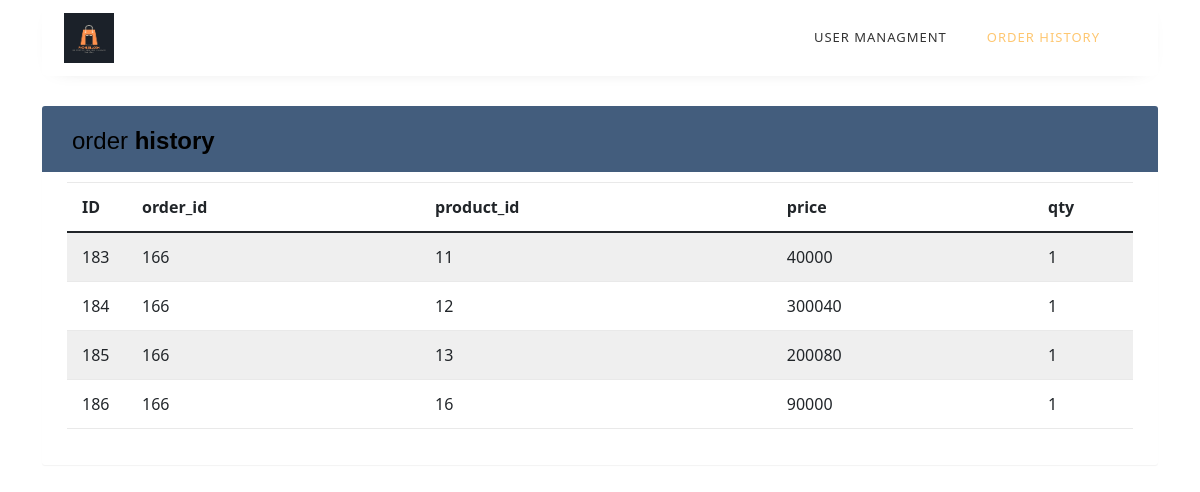
The app's page /order_details.php?id=166 with its own data.
### tables this page shows
CREATE TABLE `order_details` (
  `id` int(11) NOT NULL,
  `order_id` int(11) NOT NULL,
  `product_id` int(11) NOT NULL,
  `price` int(11) NOT NULL,
  `qty` int(11) NOT NULL
);

### order_details.php (the view, shortened to what this page needs)
<?php
include 'config.php';
?>
<!doctype html>
<html lang="en">
<head>
	<link rel="stylesheet" href="https://stackpath.bootstrapcdn.com/font-awesome/4.7.0/css/font-awesome.min.css">
	<link rel="stylesheet" href="css/style.css">
</head>
<body>
	<section class="section">
		<div class="container">
			<nav class="navbar navbar-expand-lg ftco_navbar ftco-navbar-light" id="ftco-navbar">
				<div class="container">
					<a class="navbar-brand" href="index.php"><img class="img" src="phonesell.com_logo.png" alt=""></a>
					<div class="collapse navbar-collapse" id="ftco-nav">
						<ul class="navbar-nav ml-auto mr-md-3">
							<li class="nav-item "><a href="profile.php" class="nav-link">user managment</a></li>
							<li class="nav-item active"><a href="user_orders.php" class="nav-link">order history</a></li>
					<?php
					if (isset($_SESSION['cart_details']['cart_total_qty'])) {
						print_r($_SESSION['cart_details']['cart_total_qty']);
					} else {
						print_r(0);
					}
					?>
						</ul>
					</div>
				</div>
			</nav>
	</section>
</body>
</html>
<?php
$id = $_GET["id"];
$query = "SELECT * FROM order_details WHERE order_id=?";
$stmt = $conn->prepare($query);
$stmt->bind_param("i", $id);
$stmt->execute();
$result = $stmt->get_result();
?>
<div class="container">
	<div class="table-wrapper">
		<div class="table-title">
			<div class="row">
				<div class="col-sm-6">
					<h2>order <b>history</b></h2>
				</div>
				<div class="col-sm-6">
				</div>
				<link href="https://cdn.jsdelivr.net/npm/bootstrap@5.0.2/dist/css/bootstrap.min.css" rel="stylesheet">
			</div>
		</div>
		<table class="table table-striped table-hover">
			<thead>
				<tr>
                <th>ID</th>
                <th>order_id</th>
                <th>product_id</th>
                <th>price</th>
                <th>qty</th>
				</tr>
			</thead>
			<tbody>
				<?php
				if ($result->num_rows > 0) {
					foreach ($result as $row) {
				?>
						<tr>
                        <td><?php echo $row['id']; ?></td>
                    <td><?php echo $row['order_id']; ?></td>
                    <td><?php echo $row['product_id']; ?></td>
                    <td><?php echo $row['price']; ?></td>
                    <td><?php echo $row['qty']; ?></td>
                        </tr>
				<?php
					}
				}
				?>
			</tbody>
		</table>
	</div>
</div>

### order_details.php (style rules this page uses)
.img { height: 50px; }
body { color: #566787; background: #f5f5f5; font-family: 'Varela Round', sans-serif; font-size: 13px; }
.table-wrapper { background: #fff; padding: 20px 25px; margin: 30px 0; border-radius: 3px; box-shadow: 0 1px 1px rgba(0, 0, 0, .05); }
.table-title { padding-bottom: 15px; background: #435d7d; color: #fff; padding: 16px 30px; margin: -20px -25px 10px; border-radius: 3px 3px 0 0; }
.table-title h2 { margin: 5px 0 0; font-size: 24px; }
table.table tr th, table.table tr td { border-color: #e9e9e9; padding: 12px 15px; vertical-align: middle; }
table.table tr th:first-child { width: 60px; }
table.table tr th:last-child { width: 100px; }
table.table-striped tbody tr:nth-of-type(odd) { background-color: #fcfcfc; }

### records on screen
order_details: id "183", order "166", product "11", price "40000", qty "1"
order_details: id "184", order "166", product "12", price "300040", qty "1"
order_details: id "185", order "166", product "13", price "200080", qty "1"
order_details: id "186", order "166", product "16", price "90000", qty "1"
